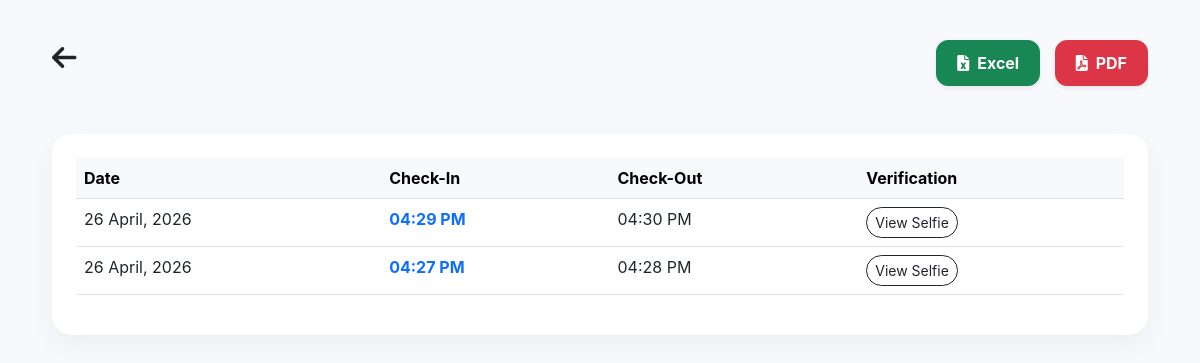
The app's page /my-attendance (signed in), older data.
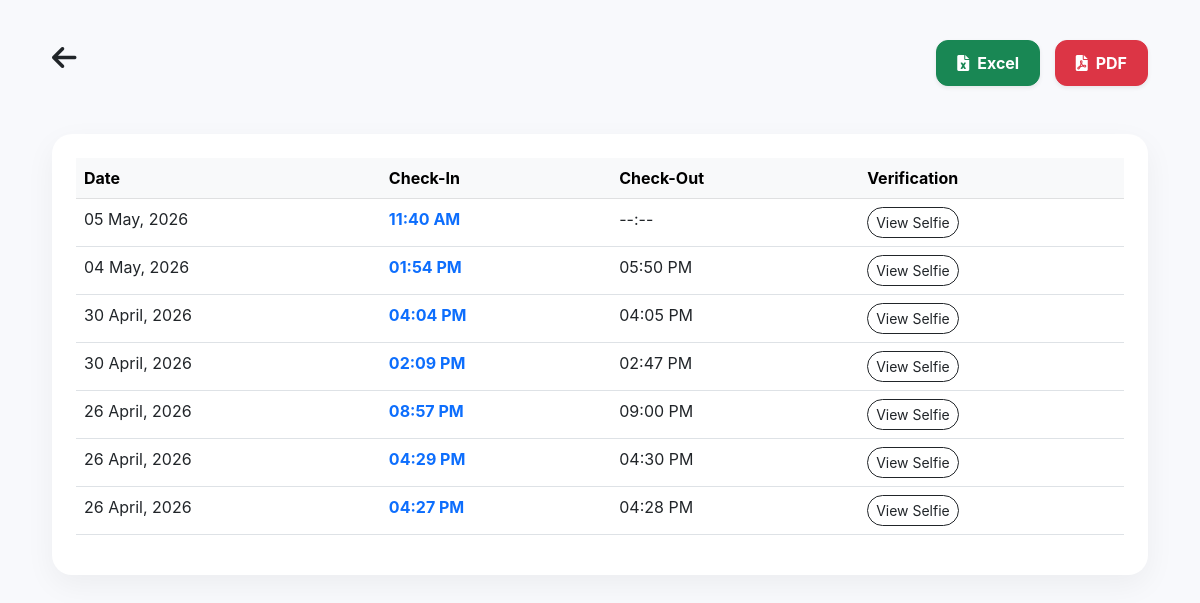
The same page, newer data.
### Back-end/app.py (models this page shows)
class Attendance(db.Model):
    id = db.Column(db.Integer, primary_key=True)
    user_id = db.Column(db.Integer, db.ForeignKey('user.id'))
    emp_full_name = db.Column(db.String(160))
    check_in = db.Column(db.DateTime, default=datetime.now)
    check_out = db.Column(db.DateTime, nullable=True)
    location_in = db.Column(db.String(255))
    location_out = db.Column(db.String(255))
    selfie = db.Column(db.String(255))
    total_seconds = db.Column(db.Integer, default=0)

### Back-end/app.py (the view)
@app.route('/my-attendance')
@app.route('/daily-login-hrs')
@login_required
def reports():
    logs = Attendance.query.filter_by(
        user_id=current_user.id
    ).order_by(Attendance.id.desc()).all()
    return render_template('attendance_view.html', logs=logs)

### Back-end/app.py (called while the page is built)
@login_manager.user_loader
def load_user(user_id):
    return User.query.get(int(user_id))

### Front-end/templates/attendance_view.html (shortened to what this page needs)
<!DOCTYPE html>
<html>
<head>
    <link href="https://cdn.jsdelivr.net/npm/bootstrap@5.3.0/dist/css/bootstrap.min.css" rel="stylesheet">
    <link rel="stylesheet" href="https://cdnjs.cloudflare.com/ajax/libs/font-awesome/6.0.0/css/all.min.css">
</head>
<body>
    <div class="container">
        <div class="d-flex justify-content-between align-items-center mb-5">
            <h3 class="fw-bold"><a href="/dashboard" class="text-dark text-decoration-none me-3"><i class="fa fa-arrow-left"></i></a> {{ title }}</h3>
            <div>
                <a href="/download/excel" class="btn btn-success btn-export shadow-sm"><i class="fa fa-file-excel me-2"></i>Excel</a>
                <a href="/download/pdf" class="btn btn-danger btn-export shadow-sm"><i class="fa fa-file-pdf me-2"></i>PDF</a>
            </div>
        </div>
        <div class="card p-4 overflow-hidden">
            <table class="table table-hover">
                <thead class="table-light">
                    <tr><th>Date</th><th>Check-In</th><th>Check-Out</th><th>Verification</th></tr>
                </thead>
                <tbody>
                    {% for log in logs %}
                    <tr>
                        <td>{{ log.check_in.strftime('%d %B, %Y') }}</td>
                        <td class="fw-bold text-primary">{{ log.check_in.strftime('%I:%M %p') }}</td>
                        <td>{{ log.check_out.strftime('%I:%M %p') if log.check_out else '--:--' }}</td>
                        <td><a href="/static/uploads/{{ log.selfie }}" target="_blank" class="btn btn-sm btn-outline-dark rounded-pill">View Selfie</a></td>
                    </tr>
                    {% endfor %}
                </tbody>
            </table>
        </div>
    </div>
</body>
</html>

### Front-end/templates/attendance_view.html (style rules this page uses)
body { background: #f8f9fc; padding: 40px; font-family: 'Inter', sans-serif; }
.card { border: none; border-radius: 20px; box-shadow: 0 10px 30px rgba(0,0,0,0.05); }
.btn-export { border-radius: 12px; font-weight: bold; margin-left: 10px; padding: 10px 20px; }

Row changes from the older to the newer data that the page shows:
added Attendance: check_in "05 May, 2026", check_in "11:40 AM", check_out "--:--"
added Attendance: check_in "04 May, 2026", check_in "01:54 PM", check_out "05:50 PM"
added Attendance: check_in "30 April, 2026", check_in "04:04 PM", check_out "04:05 PM"
added Attendance: check_in "30 April, 2026", check_in "02:09 PM", check_out "02:47 PM"
added Attendance: check_in "26 April, 2026", check_in "08:57 PM", check_out "09:00 PM"
